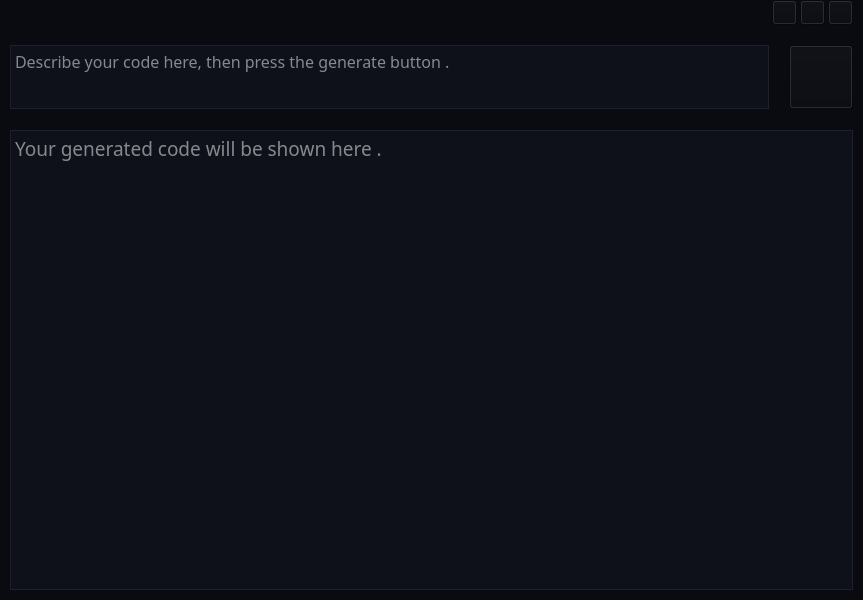
<?xml version="1.0" encoding="UTF-8"?>
<ui version="4.0">
 <class>MainWindow</class>
 <widget class="QMainWindow" name="MainWindow">
  <property name="geometry">
   <rect>
    <x>0</x>
    <y>0</y>
    <width>863</width>
    <height>600</height>
   </rect>
  </property>
  <property name="windowTitle">
   <string>MainWindow</string>
  </property>
  <property name="styleSheet">
   <string notr="true"/>
  </property>
  <widget class="QWidget" name="centralwidget">
   <property name="styleSheet">
    <string notr="true">QWidget{
	background-color: #090B10;
}</string>
   </property>
   <layout class="QGridLayout" name="gridLayout">
    <property name="leftMargin">
     <number>10</number>
    </property>
    <property name="topMargin">
     <number>0</number>
    </property>
    <property name="rightMargin">
     <number>10</number>
    </property>
    <property name="bottomMargin">
     <number>10</number>
    </property>
    <property name="horizontalSpacing">
     <number>0</number>
    </property>
    <property name="verticalSpacing">
     <number>20</number>
    </property>
    <item row="2" column="0">
     <widget class="QTextEdit" name="result">
      <property name="font">
       <font>
        <family>Poppins</family>
        <pointsize>14</pointsize>
       </font>
      </property>
      <property name="styleSheet">
       <string notr="true">QTextEdit{
	border: 1px solid #1E212D;
	color: white;
	background-color: #0F111A;
}</string>
      </property>
      <property name="readOnly">
       <bool>false</bool>
      </property>
      <property name="placeholderText">
       <string>Your generated code will be shown here .</string>
      </property>
     </widget>
    </item>
    <item row="1" column="0">
     <widget class="QWidget" name="widget" native="true">
      <property name="minimumSize">
       <size>
        <width>0</width>
        <height>65</height>
       </size>
      </property>
      <property name="maximumSize">
       <size>
        <width>16777215</width>
        <height>65</height>
       </size>
      </property>
      <layout class="QHBoxLayout" name="horizontalLayout">
       <property name="spacing">
        <number>0</number>
       </property>
       <property name="leftMargin">
        <number>0</number>
       </property>
       <property name="topMargin">
        <number>0</number>
       </property>
       <property name="rightMargin">
        <number>0</number>
       </property>
       <property name="bottomMargin">
        <number>0</number>
       </property>
       <item>
        <widget class="QPlainTextEdit" name="text">
         <property name="minimumSize">
          <size>
           <width>0</width>
           <height>64</height>
          </size>
         </property>
         <property name="maximumSize">
          <size>
           <width>16777215</width>
           <height>64</height>
          </size>
         </property>
         <property name="font">
          <font>
           <family>Poppins</family>
           <pointsize>12</pointsize>
          </font>
         </property>
         <property name="styleSheet">
          <string notr="true">QPlainTextEdit{
	border: 1px solid #1E212D;
	color: white;
	background-color: #0F111A;

}</string>
         </property>
         <property name="placeholderText">
          <string>Describe your code here, then press the generate button .</string>
         </property>
        </widget>
       </item>
       <item>
        <spacer name="horizontalSpacer">
         <property name="orientation">
          <enum>Qt::Horizontal</enum>
         </property>
         <property name="sizeType">
          <enum>QSizePolicy::Fixed</enum>
         </property>
         <property name="sizeHint" stdset="0">
          <size>
           <width>20</width>
           <height>20</height>
          </size>
         </property>
        </spacer>
       </item>
       <item>
        <widget class="QPushButton" name="generate">
         <property name="minimumSize">
          <size>
           <width>64</width>
           <height>64</height>
          </size>
         </property>
         <property name="maximumSize">
          <size>
           <width>64</width>
           <height>64</height>
          </size>
         </property>
         <property name="cursor">
          <cursorShape>PointingHandCursor</cursorShape>
         </property>
         <property name="text">
          <string/>
         </property>
         <property name="icon">
          <iconset resource="res.qrc">
           <normaloff>:/icons/icon/1.svg</normaloff>:/icons/icon/1.svg</iconset>
         </property>
         <property name="iconSize">
          <size>
           <width>50</width>
           <height>50</height>
          </size>
         </property>
         <property name="checkable">
          <bool>true</bool>
         </property>
        </widget>
       </item>
      </layout>
     </widget>
    </item>
    <item row="0" column="0">
     <widget class="QWidget" name="widget_2" native="true">
      <property name="minimumSize">
       <size>
        <width>0</width>
        <height>25</height>
       </size>
      </property>
      <property name="maximumSize">
       <size>
        <width>16777215</width>
        <height>25</height>
       </size>
      </property>
      <layout class="QHBoxLayout" name="horizontalLayout_2">
       <property name="spacing">
        <number>3</number>
       </property>
       <property name="leftMargin">
        <number>0</number>
       </property>
       <property name="topMargin">
        <number>0</number>
       </property>
       <property name="rightMargin">
        <number>0</number>
       </property>
       <property name="bottomMargin">
        <number>0</number>
       </property>
       <item>
        <spacer name="horizontalSpacer_2">
         <property name="orientation">
          <enum>Qt::Horizontal</enum>
         </property>
         <property name="sizeHint" stdset="0">
          <size>
           <width>756</width>
           <height>20</height>
          </size>
         </property>
        </spacer>
       </item>
       <item>
        <widget class="QPushButton" name="pushButton_3">
         <property name="minimumSize">
          <size>
           <width>25</width>
           <height>25</height>
          </size>
         </property>
         <property name="maximumSize">
          <size>
           <width>25</width>
           <height>25</height>
          </size>
         </property>
         <property name="text">
          <string/>
         </property>
         <property name="icon">
          <iconset resource="res.qrc">
           <normaloff>:/icons/icon/chrome-minimize.svg</normaloff>:/icons/icon/chrome-minimize.svg</iconset>
         </property>
         <property name="iconSize">
          <size>
           <width>16</width>
           <height>16</height>
          </size>
         </property>
        </widget>
       </item>
       <item>
        <widget class="QPushButton" name="maximize_btn">
         <property name="minimumSize">
          <size>
           <width>25</width>
           <height>25</height>
          </size>
         </property>
         <property name="maximumSize">
          <size>
           <width>25</width>
           <height>25</height>
          </size>
         </property>
         <property name="text">
          <string/>
         </property>
         <property name="icon">
          <iconset resource="res.qrc">
           <normaloff>:/icons/icon/chrome-maximize.svg</normaloff>
           <normalon>:/icons/icon/chrome-restore.svg</normalon>:/icons/icon/chrome-maximize.svg</iconset>
         </property>
         <property name="iconSize">
          <size>
           <width>16</width>
           <height>16</height>
          </size>
         </property>
         <property name="checkable">
          <bool>true</bool>
         </property>
        </widget>
       </item>
       <item>
        <widget class="QPushButton" name="close_btn">
         <property name="minimumSize">
          <size>
           <width>25</width>
           <height>25</height>
          </size>
         </property>
         <property name="maximumSize">
          <size>
           <width>25</width>
           <height>25</height>
          </size>
         </property>
         <property name="text">
          <string/>
         </property>
         <property name="icon">
          <iconset resource="res.qrc">
           <normaloff>:/icons/icon/chrome-close.svg</normaloff>:/icons/icon/chrome-close.svg</iconset>
         </property>
         <property name="iconSize">
          <size>
           <width>16</width>
           <height>16</height>
          </size>
         </property>
        </widget>
       </item>
      </layout>
     </widget>
    </item>
   </layout>
  </widget>
 </widget>
 <resources>
  <include location="res.qrc"/>
 </resources>
 <connections/>
</ui>
